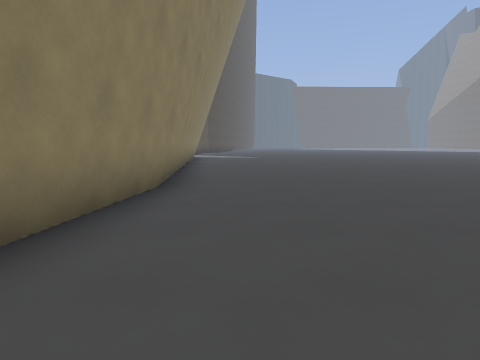
View 1 (above)

21 first-person views from a walk through a level from a Godot 3-D game. The camera is 1.2 m above the floor, tilts 6° down and sees 70° across. The floor is counted in squares, 1.73 m on a side. Each view is taken from the middle of a square. On the plan, view 1 faces up. The plan holds only what a view shows up to about 11 squares ahead; the rest is blank. The place goes on beyond the plan.

View 2
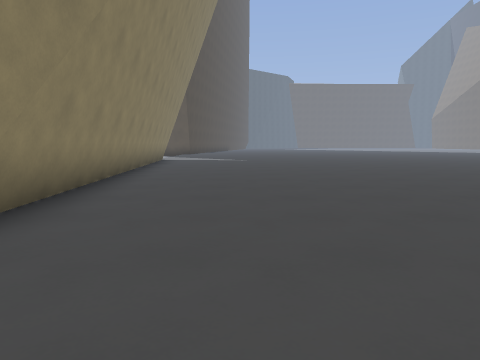

View 3
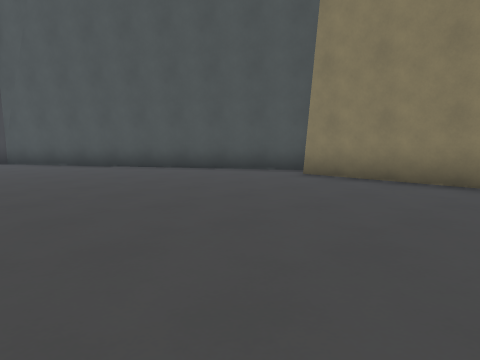

View 4
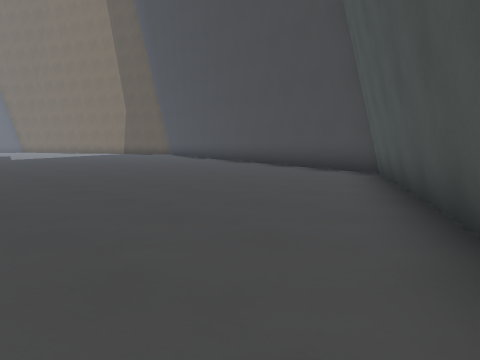

View 5
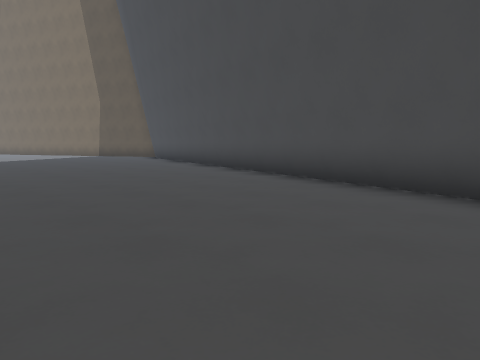

View 6
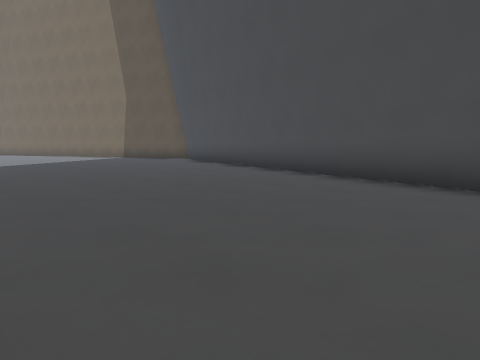

View 7
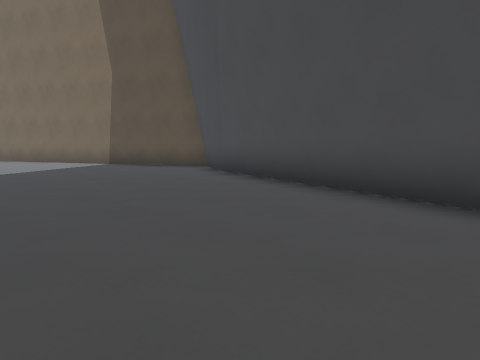

View 8
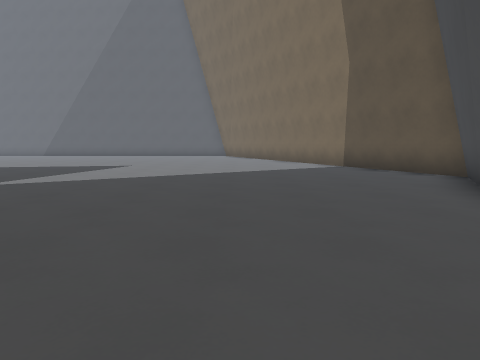

View 9
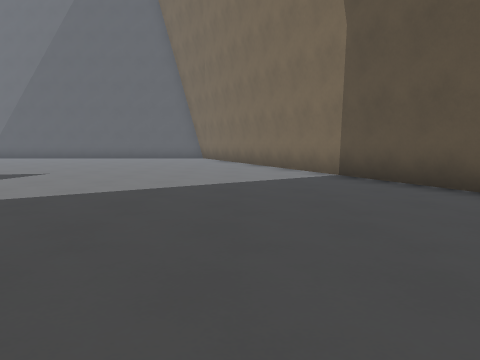

View 10
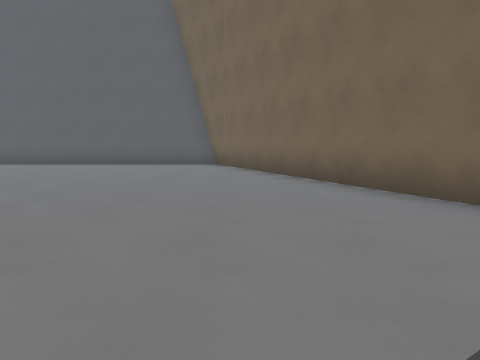

View 11
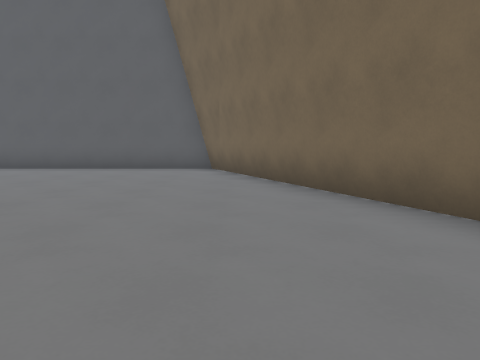

View 12
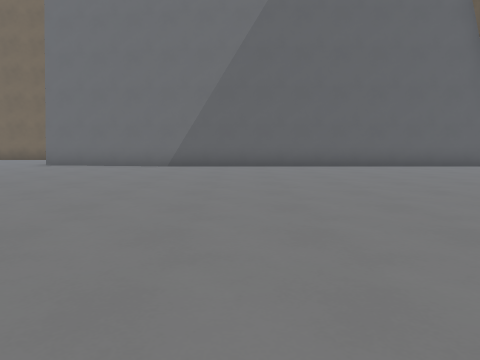

View 13
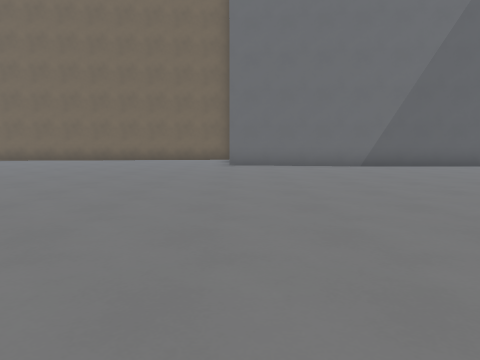

View 14
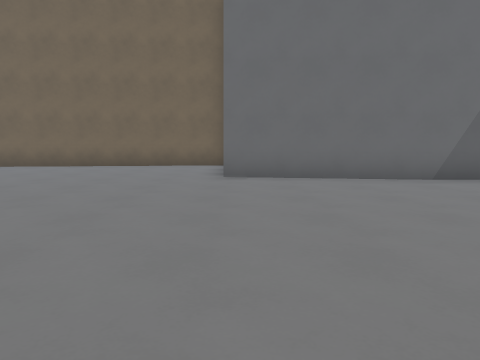

View 15
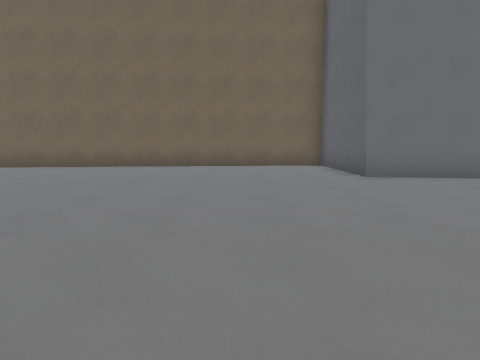

View 16
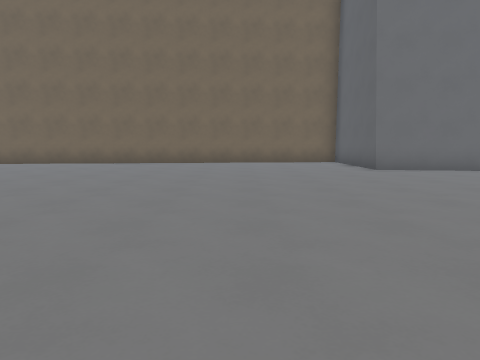

View 17
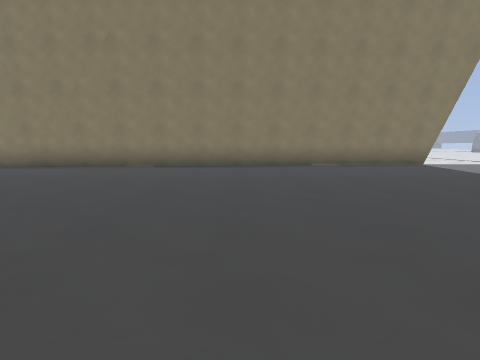

View 18
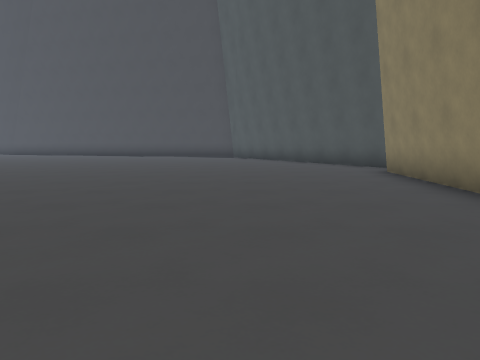

View 19
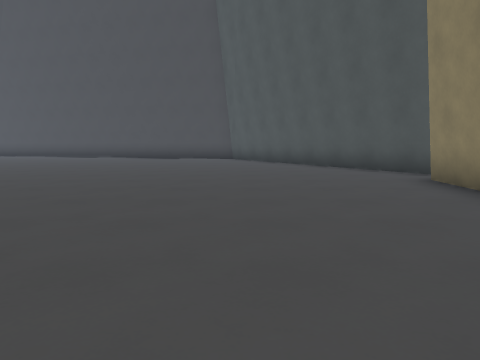

View 20
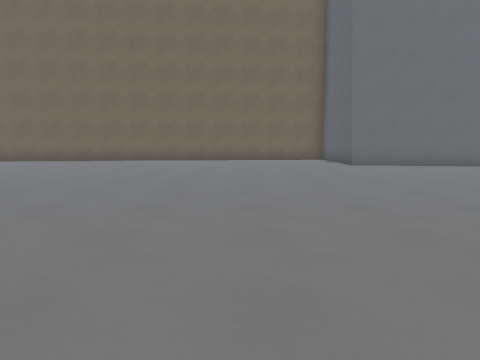

View 21
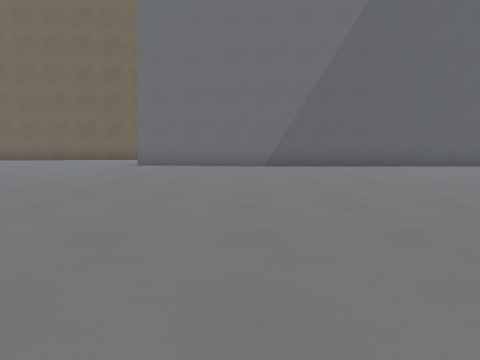

### Floor plan
Points are (right, up) in squares from view 1. A wall is a line through its corners. A room is listed if a view was taken in it or the views show most of it. See-through windows are left out.
Room 1 (views 1, 2, 3, 4, 5, 6, 7, 8, 9, 10, 11, 12, 13, 14, 15, 16, 17, 18, 19, 20, 21)
walls: (30.6, 2.6) (31.3, 7.3) (35.1, 7.3); (15.9, -11.4) (18.2, -12.6) (30.1, -7.4); (-1.2, 6.4) (-1.6, 1.4); (29.7, -7.6) (30.6, -7.1) (30.6, 3.3); (-2.6, 1) (2.3, -7.6) (16.4, -11.6); (35.1, 7.9) (34.2, 16.5); (-2.1, 16.5) (-1.1, 5.6)
low walls: (2.3, -7.8) (16.5, -11.8)

Positions as (right, up) in squares from view 1, and headings:
1: (0, 0), facing up
2: (1, 3), facing up
3: (5, 6), facing down-left
4: (-1, 0), facing down-right
5: (2, -3), facing down-right
6: (5, -3), facing down-right
7: (10, -6), facing down-right
8: (11, -8), facing right
9: (14, -9), facing right
10: (19, -8), facing right
11: (21, -8), facing right
12: (20, 1), facing right
13: (20, 7), facing right
14: (24, 7), facing right
15: (24, 10), facing right
16: (22, 11), facing right
17: (9, 12), facing left
18: (2, 10), facing down
19: (2, 8), facing down
20: (20, 11), facing right
21: (20, 4), facing right
